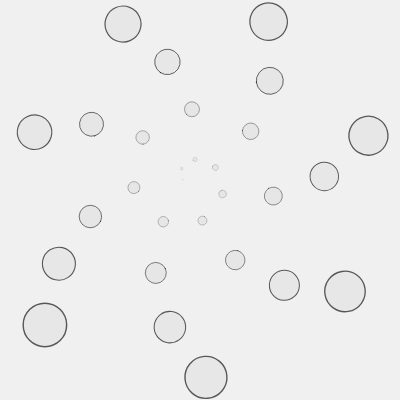
Frame 1 (no input)
Frame 60 (no input): identical to frame 1, image omitted
Frame 120 (the mouse pressed at the canvas centre since frame 60): identical to frame 1, image omitted

The p5.js sketch that drew this single still picture (run headless with seeded random() and noise() and a simulated clock; from frame 60 on, the mouse is pressed at the canvas centre):

// p5.js sketch
// ── sketch.js
function setup() {
	createCanvas(400, 400);
}

function draw(){
	background(240);
	fill(0, 10);
	stroke(0, 160);
	
	translate(width/2-10, height/2-20);
	for (var i=0; i < 30; i++) {
        push();
        rotate(i / 5.0);
	for (var i=0; i < 30; i++) {
		push();
		rotate(i / 5.0);
		scale(i / 20.0);
        rotate(i / 1.5);
        circle(-100,100, 30);
		pop();
	}
      pop();
    }
}
